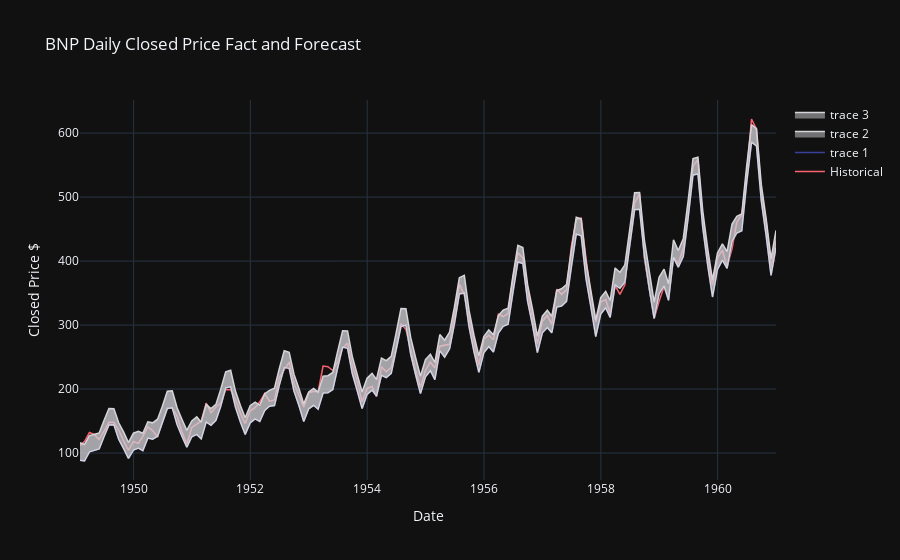

Write notebook code for a chart like this one.
### Code cell
utils.plot_prophet_forecast(df['y'], forecast)

### Figure 1 — Plotly figure (JSON) as saved in the notebook; plotly's stock layout.template omitted (floating-point values rounded to 4 significant figures; data arrays with more than 128 entries replaced by an {"elided": "..."} marker saying what was removed)
{"data": [{"line": {"color": "#fa636e", "width": 1.5}, "name": "Historical", "type": "scatter", "x": {"elided": "144 str values"}, "y": {"elided": "144 int values"}}, {"line": {"color": "#3a419b", "width": 1.5}, "type": "scatter", "x": {"elided": "144 str values"}, "y": {"elided": "144 float values"}}, {"fill": "tonexty", "line": {"color": "#d4d4d9", "width": 1.5}, "type": "scatter", "x": {"elided": "144 str values"}, "y": {"elided": "144 float values"}}, {"fill": "tonexty", "line": {"color": "#d4d4d9", "width": 1.5}, "type": "scatter", "x": {"elided": "144 str values"}, "y": {"elided": "144 float values"}}], "layout": {"hovermode": "x unified", "title": {"text": "BNP Daily Closed Price Fact and Forecast"}, "xaxis": {"title": {"text": "Date"}}, "yaxis": {"title": {"text": "Closed Price $"}}}}
